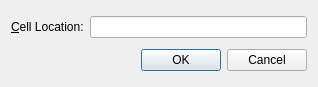
<?xml version="1.0" encoding="UTF-8"?>
<ui version="4.0">
 <class>GoToCellDialog</class>
 <widget class="QWidget" name="GoToCellDialog">
  <property name="geometry">
   <rect>
    <x>0</x>
    <y>0</y>
    <width>318</width>
    <height>87</height>
   </rect>
  </property>
  <property name="windowTitle">
   <string>GoToCell</string>
  </property>
  <layout class="QVBoxLayout" name="verticalLayout">
   <item>
    <layout class="QHBoxLayout" name="horizontalLayout">
     <item>
      <widget class="QLabel" name="label">
       <property name="text">
        <string>&amp;Cell Location:</string>
       </property>
       <property name="buddy">
        <cstring>lineEdit</cstring>
       </property>
      </widget>
     </item>
     <item>
      <widget class="QLineEdit" name="lineEdit"/>
     </item>
    </layout>
   </item>
   <item>
    <widget class="QDialogButtonBox" name="buttonBox">
     <property name="standardButtons">
      <set>QDialogButtonBox::Cancel|QDialogButtonBox::Ok</set>
     </property>
    </widget>
   </item>
  </layout>
 </widget>
 <tabstops>
  <tabstop>lineEdit</tabstop>
 </tabstops>
 <resources/>
 <connections/>
</ui>
